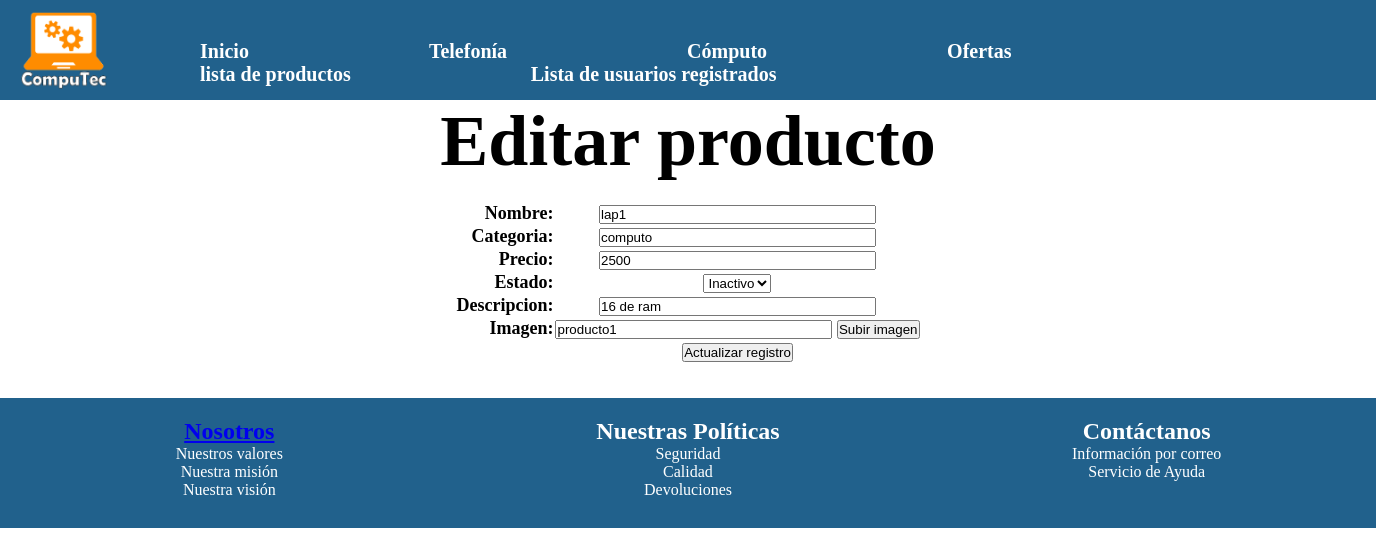
Page /admin/productos_edit.php?recordID=1 on the earlier database version.
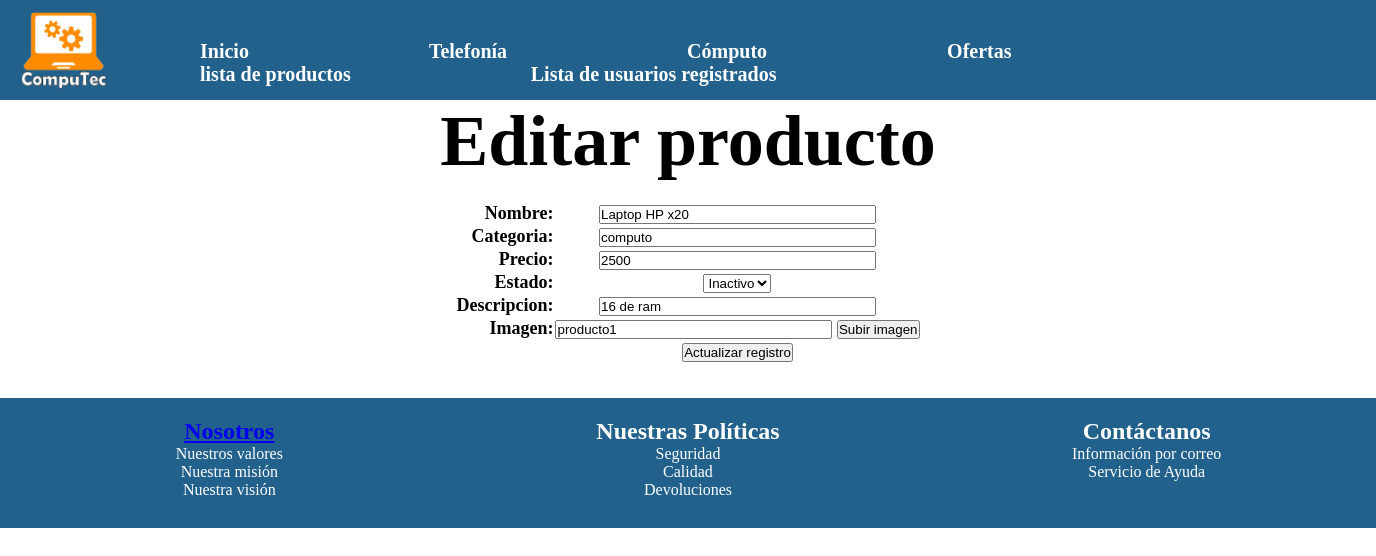
Same page on the later database version.
### tables this page shows
CREATE TABLE IF NOT EXISTS `tblproducto` (
  `idProductos` int(11) NOT NULL AUTO_INCREMENT,
  `strNombre` varchar(50) NOT NULL,
  `categoria` varchar(50) NOT NULL,
  `dblPrecio` double NOT NULL,
  `intEstado` int(11) NOT NULL,
  `strDescripcion` varchar(150) NOT NULL,
  `strImagen` varchar(50) NOT NULL,
  PRIMARY KEY (`idProductos`)
);

### admin/productos_edit.php (the view, shortened to what this page needs)
<?php require_once('../conexion/conexionbd.php'); ?>
<?php
$editFormAction = $_SERVER['PHP_SELF'];
if (isset($_SERVER['QUERY_STRING'])) {
  $editFormAction .= "?" . htmlentities($_SERVER['QUERY_STRING']);
}
$varProducto_datosproductos = "0";
if (isset($_GET["recordID"])) {
  $varProducto_datosproductos = $_GET["recordID"];
}
mysqli_select_db( $conexionbd,$database_conexionbd);
$varproducto=$varProducto_datosproductos;
$query_datosproductos = "SELECT * FROM tblproducto WHERE tblproducto.idProductos = '$varproducto'";
$datosproductos = mysqli_query( $conexionbd,$query_datosproductos) or die(mysqli_error());
$totalRows_datosproductos = mysqli_num_rows($datosproductos);$varProducto_datosproductos = "0";
if (isset($_GET["recordID"])) {
  $varProducto_datosproductos = $_GET["recordID"];
}
mysqli_select_db( $conexionbd,$database_conexionbd);
$varproducto=$varProducto_datosproductos;
$query_datosproductos = "SELECT * FROM tblproducto WHERE tblproducto.idProductos = '$varproducto'";
$datosproductos = mysqli_query( $conexionbd,$query_datosproductos) or die(mysqli_error());
$row_datosproductos = mysqli_fetch_assoc($datosproductos);
?>
<!doctype html>
<html>
<head>
<link rel="stylesheet" type="text/css" href="../estilos/estilos.css" />
  <link rel="stylesheet" type="text/css" href="../estilos/slider_style.css">
</head>
<body id="cuerpo">
	<div id="principal">
		<div id="cabecera">
			<div id="logo"><img src="../imagenes/compuTec.png" width="90" height="80" alt="logoCompuTec" /></div>
				<div id="menuHorizontal">
					<ul class="menuH">
						<li class="menuH"><a href="index_admi.php">Inicio</a></li>
						<li class="menuH"><a href="#">Telefonía</a></li>
						<li class="menuH"><a href="#">Cómputo</a></li>
						<li class="menuH"><a href="#">Ofertas</a></li>
						<li class="menuH"><a href="listaproducto.php">lista de productos</a></li>
						<li class="menuH"><a href="usuarios_lista.php">Lista de usuarios registrados</a></li>
					</ul>
				</div>
		</div>
  		<div id="contenido">
  <div align="center">
    <h1>Editar producto</h1>
    <p>&nbsp;</p>
    <form action="<?php echo $editFormAction; ?>" method="post" name="form1" id="form1">
      <table align="center">
        <tr valign="baseline">
          <td nowrap="nowrap" align="right">Nombre:</td>
          <td><input type="text" name="strNombre" value="<?php echo htmlentities($row_datosproductos['strNombre'], ENT_COMPAT, 'iso-8859-1'); ?>" size="32" /></td>
        </tr>
        <tr valign="baseline">
          <td nowrap="nowrap" align="right">Categoria:</td>
          <td><input type="text" name="strSeo" value="<?php echo htmlentities($row_datosproductos['categoria'], ENT_COMPAT, 'iso-8859-1'); ?>" size="32" /></td>
        </tr>
        <tr valign="baseline">
          <td nowrap="nowrap" align="right">Precio:</td>
          <td><input type="text" name="dblPrecio" value="<?php echo htmlentities($row_datosproductos['dblPrecio'], ENT_COMPAT, 'iso-8859-1'); ?>" size="32" /></td>
        </tr>
        <tr valign="baseline">
          <td nowrap="nowrap" align="right">Estado:</td>
          <td><select name="intEstado">
            <option value="0" <?php if (!(strcmp(0, htmlentities($row_datosproductos['intEstado'], ENT_COMPAT, 'iso-8859-1')))) {echo "SELECTED";} ?>>Inactivo</option>
          </select></td>
        </tr>
        <tr valign="baseline">
          <td nowrap="nowrap" align="right">Descripcion:</td>
          <td><input type="text" name="strDescripcion" value="<?php echo htmlentities($row_datosproductos['strDescripcion'], ENT_COMPAT, 'iso-8859-1'); ?>" size="32" /></td>
        </tr>
        <tr valign="baseline">
          <td nowrap="nowrap" align="right">Imagen:</td>
          <td><input type="text" name="strImagen" value="<?php echo htmlentities($row_datosproductos['strImagen'], ENT_COMPAT, 'iso-8859-1'); ?>" size="32" />
            <input type="button" name="button" id="button" value="Subir imagen" onclick="javascrip:subirimagen();"=/></td>
        </tr>
        <tr valign="baseline">
          <td nowrap="nowrap" align="right">&nbsp;</td>
          <td><input type="submit" value="Actualizar registro" /></td>
        </tr>
      </table>
    </form>
    <p>&nbsp;</p>
  </div>
		</div><br>
		<div id="pie" >
			<div align="center" class="pieorden">
				<div class="pie1">
				<a href="nosotrosA.php"><h2>Nosotros</h2></a>
					<p>Nuestros valores</p>
					<p>Nuestra misión</p>
					<p>Nuestra visión</p>
				</div>
				<div class="pie1"><h2>Nuestras Políticas</h2>
					<p>Seguridad </p>
					<p>Calidad </p>
					<p>Devoluciones</p>
				</div>
				<div class="pie1"><h2>Contáctanos</h2>
					<p>Información por correo</p>
					<p>Servicio de Ayuda</p>
				</div>
			</div>
		</div>
	</div>
</body>
</html>

Differences in the rows shown:
changed tblproducto "computo": strNombre "lap1" → "Laptop HP x20"
